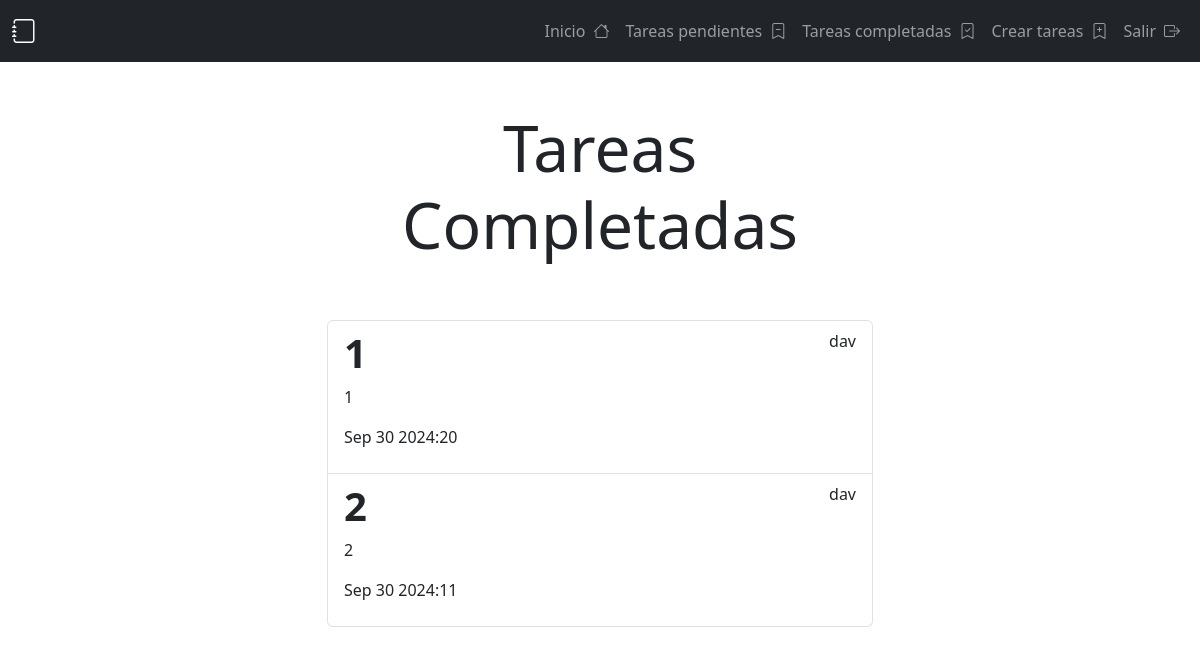
Before: /tasks_completed/ (signed in) with the older database file.
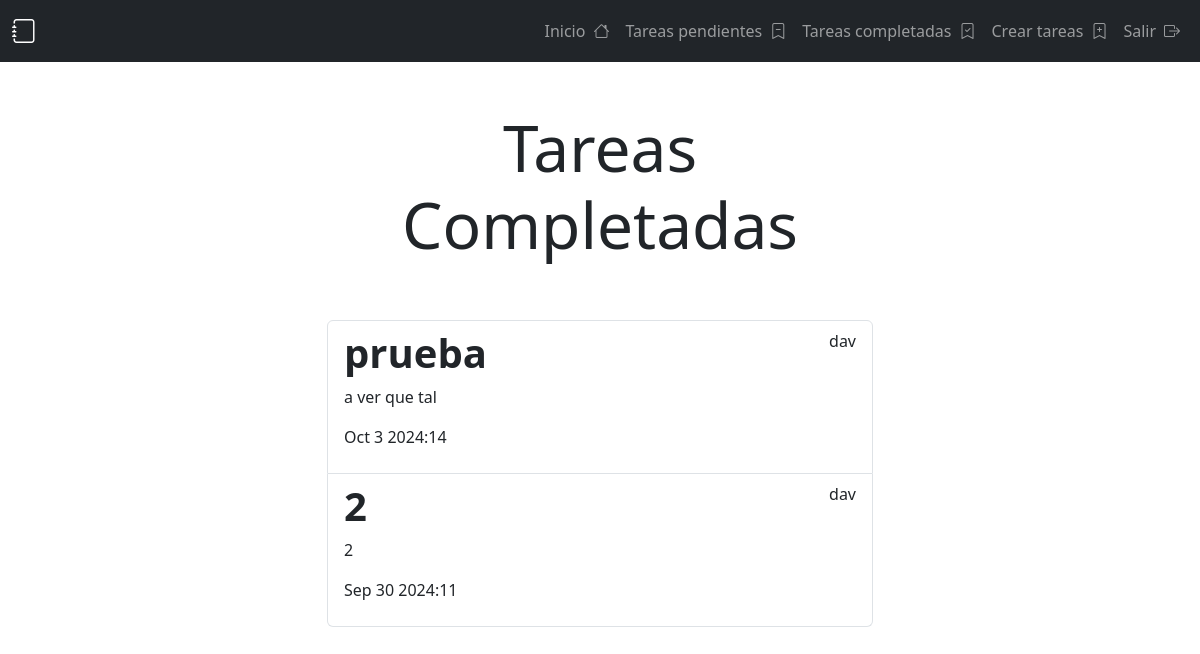
After: the same page with the newer database file.
### taks/models.py (models this page shows, shortened)
class Task(models.Model):
    class CategoryChoices(models.TextChoices):
        WORK = 'WRK', 'Trabajo'
        STUDY = 'STD', 'Estudio'
        PERSONAL = 'PER', 'Personal'
        OTHER = 'OTH', 'Otro'
    title = models.CharField(max_length=100)
    description = models.TextField(blank=True)
    created = models.DateTimeField(auto_now_add=True)
    datacompleted = models.DateTimeField(null=True, blank=True)
    important = models.BooleanField(default=False)
    user = models.ForeignKey(User, on_delete=models.CASCADE)
    due_date = models.DateTimeField(null=True, blank=True)
    category = models.CharField(
        max_length=3,
        choices=CategoryChoices.choices,
        default=CategoryChoices.OTHER,
    )

### taks/views.py (the view)
# urls.py: path("tasks_completed/",views.tasks_completed, name="tasks_completed"),
@login_required
def tasks_completed(request):
    tasks = Task.objects.filter(user=request.user, datacompleted__isnull=False).order_by("-datacompleted")
    return render(request, "tasks.html", {"tasks": tasks, "tasks_type":"Tareas Completadas"})

### taks/templates/tasks.html
{% extends "base.html" %}
{% block content %}
<main class="container">
    <div class="row">
        <div class="col-md-6 offset-md-3">
            <h1 class="text-center display-3 py-5">{{ tasks_type }}</h1>
            <ul class="list-group">
                {% for task in tasks %}
                <a class="list-group-item" href="{% url 'task_detail' task.id %}">
                        <header class="d-flex justify-content-between">
                            {% if task.important %}
                            <h1 class="fw-bold text-info">{{task.title}}</h1>
                            {% else %}
                                <h1 class="fw-bold">{{task.title}}</h1>
                            {% endif %}
                            <p>{{task.user.username}}</p>
                        </header>
                        <p>{{task.description}}</p>
                        <p>{{task.datacompleted|date:"M j Y:i"}}</p>
                </a>
                {% endfor %}
            </ul>
        </div>
    </div>
</main>
{% endblock %}

Changed rows visible on the page:
removed Task: title "1", user.username "dav", description "1", datacompleted "Sep 30 2024:20"
added Task: title "prueba", user.username "dav", description "a ver que tal", datacompleted "Oct 3 2024:14"
